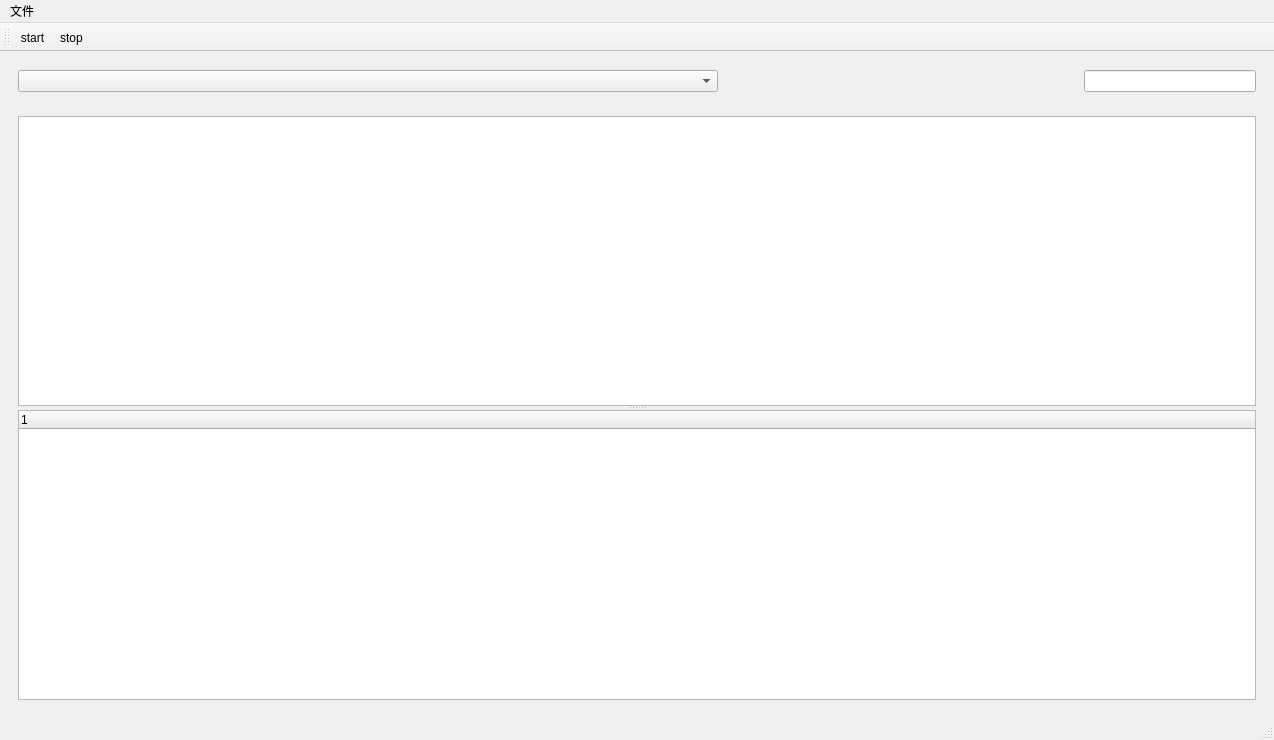
<?xml version="1.0" encoding="UTF-8"?>
<ui version="4.0">
 <class>MainWindow</class>
 <widget class="QMainWindow" name="MainWindow">
  <property name="geometry">
   <rect>
    <x>0</x>
    <y>0</y>
    <width>1274</width>
    <height>740</height>
   </rect>
  </property>
  <property name="windowTitle">
   <string>MainWindow</string>
  </property>
  <widget class="QWidget" name="centralwidget">
   <layout class="QVBoxLayout" name="verticalLayout_2">
    <item>
     <widget class="QWidget" name="widget" native="true">
      <layout class="QHBoxLayout" name="horizontalLayout">
       <item>
        <widget class="QComboBox" name="combo_box_devices">
         <property name="enabled">
          <bool>true</bool>
         </property>
         <property name="minimumSize">
          <size>
           <width>700</width>
           <height>0</height>
          </size>
         </property>
        </widget>
       </item>
       <item>
        <spacer name="horizontalSpacer">
         <property name="orientation">
          <enum>Qt::Horizontal</enum>
         </property>
         <property name="sizeHint" stdset="0">
          <size>
           <width>360</width>
           <height>20</height>
          </size>
         </property>
        </spacer>
       </item>
       <item>
        <widget class="QLineEdit" name="lineEdit"/>
       </item>
      </layout>
     </widget>
    </item>
    <item>
     <widget class="QWidget" name="widget_2" native="true">
      <layout class="QVBoxLayout" name="verticalLayout">
       <item>
        <widget class="QSplitter" name="splitter">
         <property name="orientation">
          <enum>Qt::Vertical</enum>
         </property>
         <widget class="QTableWidget" name="tableWidget"/>
         <widget class="QTreeWidget" name="treeWidget">
          <column>
           <property name="text">
            <string notr="true">1</string>
           </property>
          </column>
         </widget>
        </widget>
       </item>
      </layout>
     </widget>
    </item>
   </layout>
  </widget>
  <widget class="QMenuBar" name="menubar">
   <property name="geometry">
    <rect>
     <x>0</x>
     <y>0</y>
     <width>1274</width>
     <height>26</height>
    </rect>
   </property>
   <widget class="QMenu" name="menu">
    <property name="title">
     <string>文件</string>
    </property>
   </widget>
   <addaction name="menu"/>
  </widget>
  <widget class="QStatusBar" name="statusbar"/>
  <widget class="QToolBar" name="toolBar">
   <property name="windowTitle">
    <string>toolBar</string>
   </property>
   <property name="iconSize">
    <size>
     <width>20</width>
     <height>20</height>
    </size>
   </property>
   <attribute name="toolBarArea">
    <enum>TopToolBarArea</enum>
   </attribute>
   <attribute name="toolBarBreak">
    <bool>false</bool>
   </attribute>
   <addaction name="actionStart"/>
   <addaction name="actionStop"/>
  </widget>
  <action name="actionStart">
   <property name="icon">
    <iconset>
     <normaloff>start.png</normaloff>start.png</iconset>
   </property>
   <property name="text">
    <string>start</string>
   </property>
  </action>
  <action name="actionStop">
   <property name="icon">
    <iconset>
     <normaloff>stop.png</normaloff>stop.png</iconset>
   </property>
   <property name="text">
    <string>stop</string>
   </property>
  </action>
 </widget>
 <resources/>
 <connections/>
</ui>
